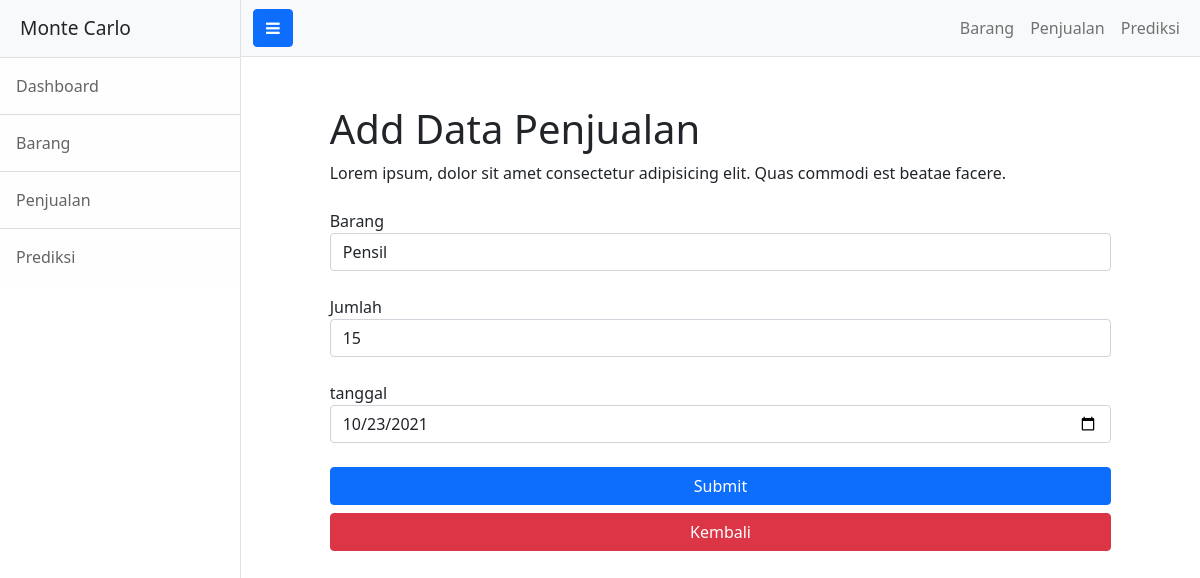
The app's page /Penjualan/EditPenjualan/2 with its own data.
### tables this page shows
CREATE TABLE `penjualan` (
  `id` int(11) NOT NULL,
  `id_barang` int(11) NOT NULL,
  `jumlah` int(11) NOT NULL,
  `tanggal` date NOT NULL
);

CREATE TABLE `barang` (
  `id_brg` int(11) NOT NULL,
  `barang` varchar(50) NOT NULL,
  `harga` int(11) NOT NULL
);

### application/controllers/Penjualan.php (called while the page is built, shortened)
<?php
class Penjualan extends CI_Controller {
    public function __construct()
    {
        $this->load->model('M_basic', 'mp');
    }
    public function EditPenjualan($id)
    {
        $w = array('id' => $id);
        $data['data'] = $this->mp->getData('penjualan',$w)->row();
        $data['barang'] = $this->mp->getData('barang')->result();
        $this->load->view('template/header');
        $this->load->view('penjualan/edit_penjualan', $data);
        $this->load->view('template/footer');
    }
}

### index.php (called while the page is built, shortened)
<?php
require_once BASEPATH.'core/CodeIgniter.php';

### application/models/M_basic.php (called while the page is built, shortened)
<?php
class M_basic extends CI_Model
{
    public function getData($t, $w = null)
    {
        if ($t == 'penjualan') {
            $this->db->join('barang', 'barang.id_brg = penjualan.id_barang');
        }
        if ($w != null) {
            $this->db->where($w);
        }
        return $this->db->get($t);
    }
}

### application/views/penjualan/edit_penjualan.php (the view, shortened to what this page needs)
<div style="margin: 5% 8%;">
    <div class="container-fluid">
        <h1 class="mt-4">Add Data Penjualan</h1>
        <p>Lorem ipsum, dolor sit amet consectetur adipisicing elit. Quas commodi est beatae facere.</p>
        <div class="mt-4">
            <form action="<?= base_url('Penjualan/UpdatePenjualan') ?>" method="post">
                <div class="form-group first last mb-4">
                    <label for="Barang">Barang</label>
                    <select class="form-control" id="Barang" name="Barang">
                        <?php foreach($barang as $d): ?>
                            <option value="<?= $d->id_brg ?>" <?php if($data->id_barang == $d->id_brg): echo 'selected';  endif; ?>><?= $d->barang ?></option>
                        <?php endforeach; ?>
                    </select>
                </div>
                <div class="form-group last mb-4">
                    <label for="Jumlah">Jumlah</label>
                    <input type="number" class="form-control" id="Jumlah" name="Jumlah" value="<?= $data->jumlah ?>" min="0" required>
                </div>
                <div class="form-group last mb-4">
                    <label for="tanggal">tanggal</label>
                    <input type="date" class="form-control" id="tanggal" name="tanggal" value="<?= $data->tanggal ?>" required>
                </div>
                <div class="d-grid gap-2">
                    <button class="btn text-white btn-block btn-primary" type="submit"> Submit </button>
                    <a class="btn text-white btn-block btn-danger" href="<?= base_url('Penjualan') ?>">Kembali</a>
                </div>
            </form>
        </div>
    </div>
</div>

### records on screen
penjualan: Barang "Pensil", Jumlah "15", tanggal "10/23/2021"
